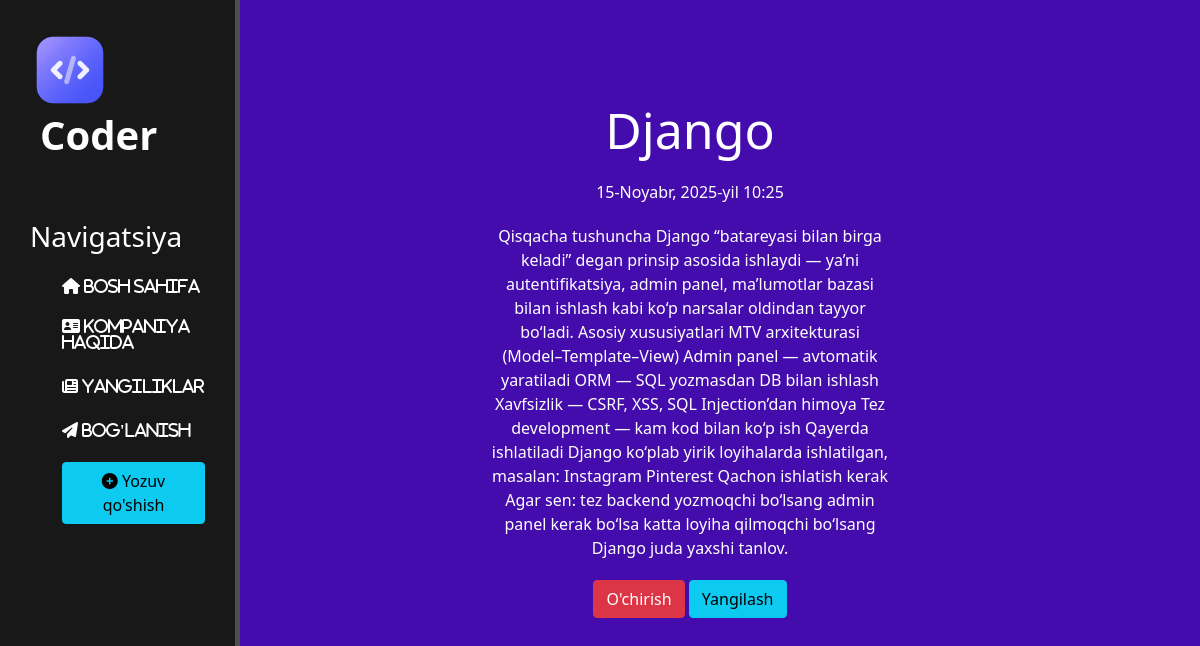
/news/5, run on the app's committed database.
### news/models.py (models this page shows, shortened)
class News(models.Model):
    title = models.CharField('Nomi', max_length=255)
    anons = models.CharField('Anons', max_length=255)
    full_text = models.TextField('Maqola')
    date = models.DateTimeField('Nashr etilgan sana')
    class Meta:
        verbose_name = 'Yangilik'
        verbose_name_plural = 'Yangiliklar'

### news/views.py (the view)
# urls.py: path('<int:pk>', views.NewsDetailView.as_view(), name='news_detail'),
class NewsDetailView(DetailView):
    model = News
    template_name = 'news/details_view.html'
    context_object_name = 'article'

### news/templates/news/details_view.html (shortened to what this page needs)
{% extends 'main/layout.html'%}
{% block content%}
<div class="features">
   <h1>{{ article.title }}</h1>
   <p>{{ article.date }}</p>
   <p>{{ article.full_text }}</p>
   <a href="{% url 'news_delete' article.id %}" class="btn btn-danger">O'chirish</a>
   <a href="{% url 'news_update' article.id %}" class="btn btn-info">Yangilash</a>
</div>
{% endblock %}

### main/static/main/css/main.css (style rules this page uses)
body { background-color: #440cac ; }
main .features { float: left; color: #fff; margin-top: 100px; text-align: center; width: 75%; }
main .features h1 { font-size: 50px; }
main .features p { max-width: 400px; margin: 20px auto; }

### data on the page
News: title "Django", date "15-Noyabr, 2025-yil 10:25", full_text "Qisqacha tushuncha Django “batareyasi bilan birga keladi” degan prinsip asosida ishlaydi — ya’ni autentifikatsiya, admin panel, ma’lumotlar bazasi bilan ishlash kabi ko‘p narsalar oldindan tayyor bo‘ladi. Asosiy xususiyatlari MTV arxitekturasi (Model–Template–View) Admin panel — avtomatik yaratiladi ORM — SQL yozmasdan DB bilan ishlash Xavfsizlik — CSRF, XSS, SQL Injection’dan himoya Tez development — kam kod bilan ko‘p ish Qayerda ishlatiladi Django ko‘plab yirik loyihalarda ishlatilgan, masalan: Instagram Pinterest Qachon ishlatish kerak Agar sen: tez backend yozmoqchi bo‘lsang admin panel kerak bo‘lsa katta loyiha qilmoqchi bo‘lsang Django juda yaxshi tanlov."
